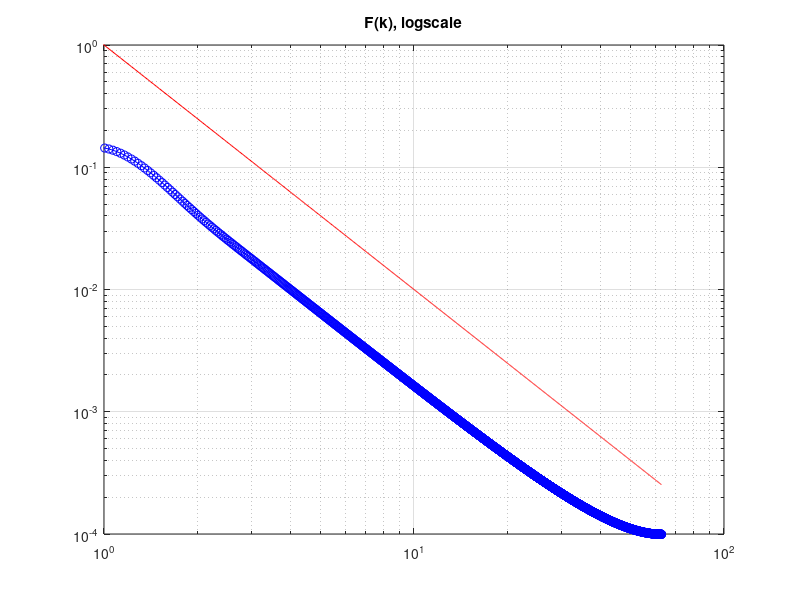

Recreate this plot in MATLAB.
clear all

%--- input: interval and number of discretization points --

N = 4000;

xmin = -100;      
xmax =  100;


%---- supplemental arrays:  discretization --

L  = xmax-xmin;
dx = L/N; 
x  = xmin + (0:N-1)*dx; 

%---- supplemental arrays:  integer modes --

m=0:N-1;
m0 = floor((N-1)/2);   
m = circshift(m-m0,[0,-m0]);  
M = (-1).^m;


%---- supplemental arrays:  "physical" modes --

dk = 2*pi/L;
k = dk * m;            


%-- define function ---

y = (sinh(x/2)).^2 ./ ( 1 + sinh(x) ./ x) - abs(x/2); 
ind = find(x==0);
y(ind) = 0;

%-- compute FFT and inverse FFT --

F  = fft(y) ./ (M*N*dk); 

Fi = real(ifft( F.*M*N*dk ));


%-- analytical solution --

%f = sqrt(pi)/(2*pi)*exp(-(k.*k)/4);  


%-- plot results --

%figure(1); plot(x,Fi,'ro',  x,y, 'b-' ); title('y(x)');

%figure(2); plot(k,real(F), 'ro-', k, imag(F), 'bo-'); title('F(k), real=red, imag=blue')

%figure(3); plot(k,real(F), 'ro-'); axis([0.5,0.6, -0.2, 0.2]); grid('on'); title('real F(k), zoom')

figure(4); loglog(k, abs(F),  'bo-',  k, k.^(-2), 'r-');
 axis([1, 100, 1e-4,1]); grid('on'); title('F(k), logscale')

%--------------

